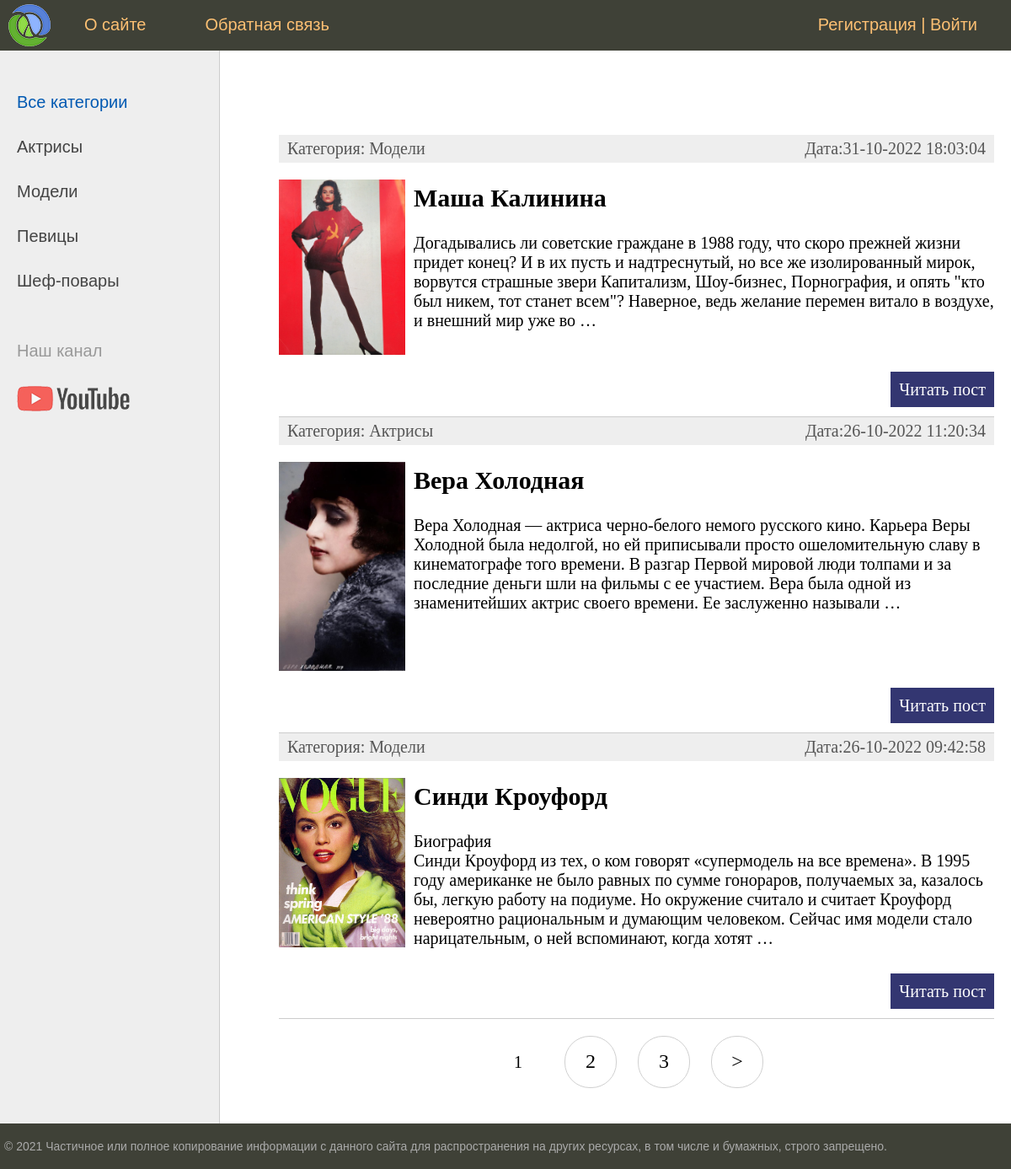
The page / on the database its author committed.
### women/models.py (models this page shows, shortened)
class Category(models.Model):
    name = models.CharField(max_length=100, db_index=True, verbose_name="Категория")
    slug = models.SlugField(max_length=255, unique=True, db_index=True, verbose_name="URL")
    def __str__(self):
        return self.name
    def get_absolute_url(self):
        return reverse('category', kwargs={'cat_slug': self.slug})
    class Meta:
        verbose_name = "Категория"
        verbose_name_plural = "Категории"
        ordering = ['id']

class Women(models.Model):
    title = models.CharField(max_length=255, verbose_name='Заголовок')
    slug = models.SlugField(max_length=255, unique=True, db_index=True, verbose_name="URL")
    content = models.TextField(blank=True, verbose_name='Текст статьи')
    photo = models.ImageField(upload_to='photo/%Y/%m/%d', verbose_name='Фото')
    time_create = models.DateTimeField(auto_now_add=True, verbose_name='Время создания')
    time_update = models.DateTimeField(auto_now=True, verbose_name='Время обновления')
    is_published = models.BooleanField(default=True, verbose_name='Публикация')
    cat = models.ForeignKey('Category', on_delete=models.PROTECT, verbose_name='Категория')
    def get_absolute_url(self):
        return reverse('post', kwargs={'post_slug': self.slug})
    class Meta:
        verbose_name = "Известные женщины"
        verbose_name_plural = "Известные женщины"
        ordering = ['-time_create', 'title']

### women/views.py (the view)
# urls.py: path('', WomenHome.as_view(), name='home'),
class WomenHome(DataMixin, ListView):
    model = Women
    template_name = 'women/index.html'
    context_object_name = 'posts'
    def get_context_data(self, *, object_list=None, **kwargs):
        context = super().get_context_data(**kwargs)
        c_def = self.get_user_context(title="Главная страница")
        return dict(list(context.items()) + list(c_def.items()))
    def get_queryset(self):
        return Women.objects.filter(is_published=True).select_related('cat')

### women/utils.py (called while the page is built)
    def get_user_context(self, **kwargs):
        context = kwargs
        cats = Category.objects.annotate(Count('women'))
        user_menu = menu.copy()
        if not self.request.user.is_authenticated:
            user_menu.pop(1)
        context['menu'] = user_menu
        context['cats'] = cats
        if 'cat_selected' not in context:
            context['cat_selected'] = 0
        return context

### women/templates/women/index.html (shortened to what this page needs)
{% extends 'women/base.html' %}
{% block content %}
<ul class="list-articles">
    {% for p in posts %}
    <li><div class="article-panel">
        <p class="first">Категория: {{ p.cat }}</p>
        <p class="last">Дата:{{p.time_update|date:"d-m-Y H:i:s"}}</p>
    </div>
{% if p.photo %}
        <p><img class="img-article-left thumb" src="{{p.photo.url}}"></p>
{% endif %}
        <h2>{{ p.title }}</h2>
        {% autoescape on %}
        {{ p.content | linebreaks | truncatewords:50 }}
        {% endautoescape %}
        <p class="link-read-post"><a href="{{ p.get_absolute_url }}">Читать пост</a></p>
    </li>
    {% endfor %}
</ul>
{% endblock %}

### women/templates/women/base.html (shortened to what this page needs)
{% load static %}
{% load women_tags %}
<!DOCTYPE html>
<html>
<head>
	<link type="text/css" href="{% static 'women/css/styles.css' %}" rel="stylesheet" />
</head>
<body>
<table class="table-page" border=0 cellpadding="0" cellspacing="0">
<tr><td valign=top>
{% block mainmenu %}
		<div class="header">
			<ul id="mainmenu" class="mainmenu">
			<li class="logo"><a href="{% url 'home' %}"><div class="logo"></div></a></li>
{% for m in menu %}
			<li><a href="{% url m.url_name %}">{{m.title}}</a></li>
{% endfor %}
			{% if request.user.is_authenticated %}
            <li class="last">{{user.username}} | <a href="{% url 'logout' %}">Выйти</a> </li>
			{% else %}
			<li class="last"><a href="{% url 'register' %}">Регистрация</a> | <a href="{% url 'login' %}">Войти</a></li>
			{% endif %}
			</ul>
		</div>
{% endblock mainmenu %}
<table class="table-content" border=0 cellpadding="0" cellspacing="0">
<tr>
	<td valign="top" class="left-chapters">
	<ul id="leftchapters">
{% if cat_selected == 0 %}
		<li class="selected">Все категории</li>
{% else %}
		<li><a href="{% url 'home' %}">Все категории</a> </li>
{% endif %}
{% for c in cats %}
{% if c.women__count > 0 %}
		{% if c.pk == cat_selected %}
			<li class="selected">{{c.name}}</li>
		{% else %}
			<li><a href="{{c.get_absolute_url}}">{{c.name}}</a> </li>
		{% endif %}
{% endif %}
{% endfor %}
		<li class="share">
		<p>Наш канал</p>
		<a class="share-yt" href="https://www.youtube.com/channel/UClJzWfGWuGJL2t-3dYKcHTA/playlists" target="_blank" rel="nofollow"></a>
		</li>
	</ul>
</td>
<td valign="top" class="content">
	<div class="content-text">
{% block content %}
{% endblock %}
{% if page_obj.has_other_pages %}
<nav class="list-pages">
	<ul>
		{% for p in paginator.page_range %}
		{% if page_obj.number == p %}
		<li class="page-num page-num-selected">{{ p }}</li>
		{% elif p >= page_obj.number|add:-2 and p <= page_obj.number|add:2 %}
		<li class="page-num">
			<a href="?page={{ p }}">{{ p }}</a>
		</li>
		{% endif %}
		{% endfor %}
{% if page_obj.has_next %}
<li class="page-num">
	<a href="?page={{ page_obj.next_page_number }}">&gt;</a>
</li>
{% endif %}
	</ul>
</nav>
{% endif %}
	</div>
</td></tr></table>
</td></tr>
<tr><td valign=top>
	<div id="footer">
		<p>&copy; 2021 Частичное или полное копирование информации с данного сайта для распространения на других ресурсах, в том числе и бумажных, строго запрещено.</p>
	</div>
</td></tr></table>
</body>
</html></html>

### women/static/women/css/styles.css (style rules this page uses)
html, body { font-family: 'Arial'; margin: 0; padding: 0; height: 100%; width: 100%; color: #444; }
a { color: #0059b2; text-decoration: none; }
img { max-width: 600px; height: auto; }
img.img-article-left { max-width: 300px; height: auto; float: left; padding: 0 10px 10px 0; }
img.img-article-left.thumb { max-width: 150px; height: auto; }
p.link-read-post { text-align: right; }
p.link-read-post a { padding: 10px; min-width: 100px; background: #333671; color: #fff; text-decoration: none; }
div.article-panel { background: #eee; padding: 5px 10px 5px 10px; box-sizing: border-box; overflow: hidden; color: #555; }
div.article-panel p.first { margin: 0; float: left; }
div.article-panel p.last { margin: 0; float: right; }
ul.list-articles { list-style: none; margin: 0; padding: 0; }
ul.list-articles li { border-bottom: 1px solid #ccc; }
.table-page { width: 100%; height: 100%; vertical-align: top; }
.table-page tr { height: 100%; }
.header { background: #3F4137; height: 60px; }
.logo { background: url('../images/logo.png') no-repeat 10px 5px; width: 70px; height: 60px; }
ul.mainmenu { list-style: none; margin: 0; padding: 0; height: 60px; color: #fdc073; font-size: 20px; overflow: hidden; }
ul.mainmenu li { float: left; margin: 18px 40px 0 30px; }
ul.mainmenu li.logo { margin: 0; }
ul.mainmenu li.last { float: right; }
ul.mainmenu li a { color: #fdc073; text-decoration: none; }
.table-content { width: 100%; min-height: 100%; height: 100%; }
.left-chapters { margin: 0; background: #eee; border-right: 1px solid #ccc; min-height: 100%; }
.left-chapters ul { width: 230px; min-height: 100%; margin: 0; padding: 20px 10px 10px 20px; list-style: none; font-size: 20px; }
.left-chapters ul li { margin: 30px 0 0 0; color: #999; }
.left-chapters ul li.selected { color: #0059b2; }
.left-chapters ul li a { color: #444; text-decoration: none; }
.left-chapters ul li.share { margin: 60px 0 0 0; }
.left-chapters ul li.share p { margin: 30px 0 30px 0; }
.left-chapters ul li.share a { display: inline-block; width: 40px; height: 40px; margin: 0 20px 0 0; }
.left-chapters ul li.share a.share-yt { width: 100%; height: 30px; background: url('../images/share_yt.png') no-repeat 0 0 }
.content { padding: 40px 20px 20px 40px; width: 100%; box-sizing: border-box; }
.content-text { margin: 60px 0 0 30px; color: #000; font-size: 20px; font-family: Yandex Sans Display Light; }
#footer { box-sizing: border-box; background: #3F4137; padding: 5px; color: #aaa; font-size: 14px; font-family: Verdana, Geneva, Arial, Helvetica; text-align: left; overflow: hidden; }
.list-pages { text-align: center; margin: 0 0 20px 0; }
.list-pages ul { margin: 20px 0 0 0; padding: 0; list-style: none; }
.list-pages ul li { display: inline-block; margin: 0 20px 0 0; }
.list-pages a { color: #000; font-size: 24px; text-decoration: none; }
.list-pages .page-num, .page-num-selected { display: inline-block; width: 60px; height: 44px; padding: 16px 0 0 0; border: 1px solid #d0d0d0; border-radius: 30px; }
.list-pages .page-num-selected { border: none; color: #000; font-size: 20px; }

### rows shown on the page
Category: name "Актрисы"
Category: name "Модели"
Category: name "Певицы"
Category: name "Шеф-повары"
Women: cat "Модели", time_update "31-10-2022 18:03:04", photo (picture), title "Маша Калинина", content "Догадывались ли советские граждане в 1988 году, что скоро прежней жизни придет конец? И в их пусть и надтреснутый, но все же изолированный мирок, ворвутся страшные звери Капитализм, Шоу-бизнес, Порнография, и опять \"кто был никем, тот станет всем\"? Наверное, ведь желание перемен витало в воздухе, и внешний мир уже во …"
Women: cat "Актрисы", time_update "26-10-2022 11:20:34", photo (picture), title "Вера Холодная", content "Вера Холодная — актриса черно-белого немого русского кино. Карьера Веры Холодной была недолгой, но ей приписывали просто ошеломительную славу в кинематографе того времени. В разгар Первой мировой люди толпами и за последние деньги шли на фильмы с ее участием. Вера была одной из знаменитейших актрис своего времени. Ее заслуженно называли …"
Women: cat "Модели", time_update "26-10-2022 09:42:58", photo (picture), title "Синди Кроуфорд", content "Биография Синди Кроуфорд из тех, о ком говорят «супермодель на все времена». В 1995 году американке не было равных по сумме гонораров, получаемых за, казалось бы, легкую работу на подиуме. Но окружение считало и считает Кроуфорд невероятно рациональным и думающим человеком. Сейчас имя модели стало нарицательным, о ней вспоминают, когда хотят …"

### other values the page prints
{{ m.title }} "О сайте" "Обратная связь"
{{ p }} "1"
{{ p }} "2" "3"
